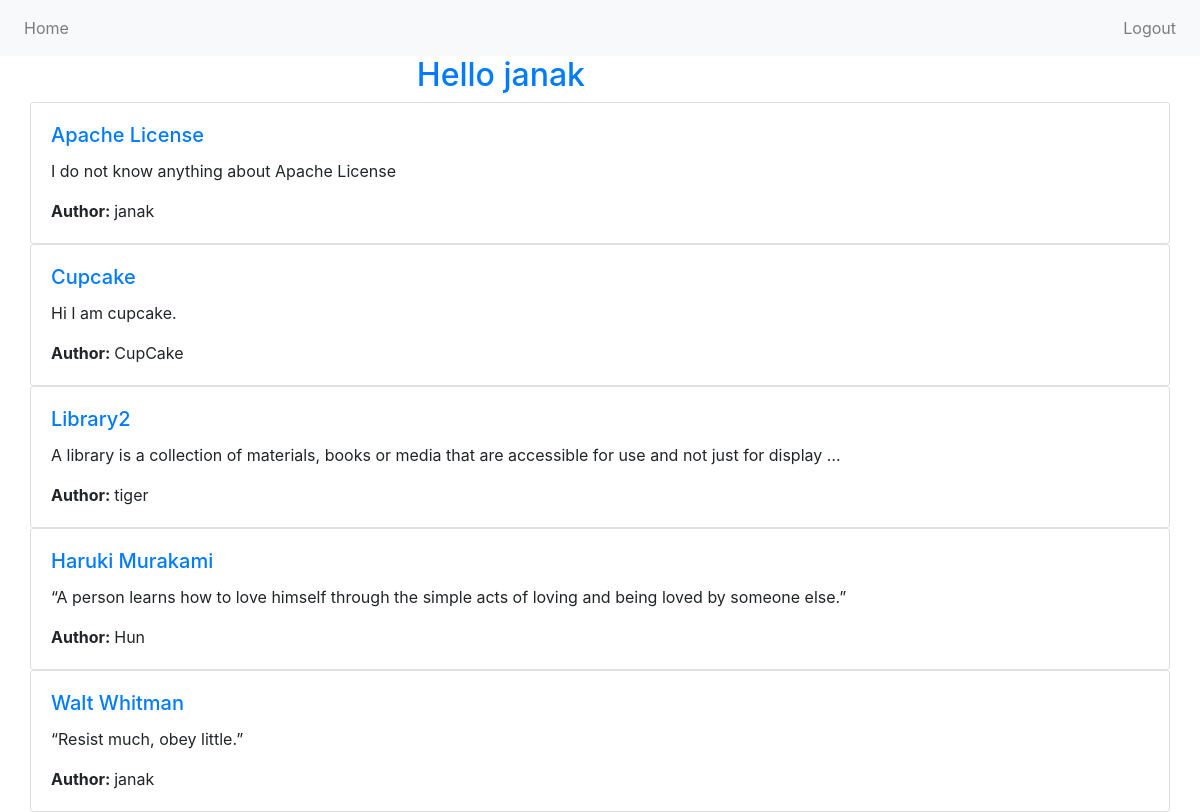
The app's page / (signed in) with its own data.
### blog/models.py (models this page shows, shortened)
class Post(models.Model):
    title = models.CharField(max_length=200)
    author = models.ForeignKey("auth.User",on_delete=models.CASCADE,)
    body = models.TextField()

### blog/views.py (the view)
# urls.py: path("",BlogListView.as_view(),name="home"),
class BlogListView(ListView):
    model = Post
    template_name = "home.html"

### templates/home.html
{% extends "base.html" %}
{% block content %}
    <div class="container">
        <div class="row row-cols-1 row-cols-md3 g-4">
            {% for post in post_list %}
                    <div class="card">
                        <div class="card-body">
                            <h5 class="card-title fw-bold">
                                <a href="{% url 'post_detail' post.pk %}">{{post.title}}</a>
                            </h5>
                            <p class="card-text">{{post.body|truncatewords:20 }}</p>
                            <p class="card-text"><strong>Author: </strong>{{post.author}}</p>
                        </div>
                    </div>
            {% endfor %}
        </div>
    </div>
{% endblock content %}

### templates/base.html (shortened to what this page needs)
<!DOCTYPE html>
{% load static %}
<html>
    <head>
        <link rel="stylesheet" href="https://maxcdn.bootstrapcdn.com/bootstrap/4.5.2/css/bootstrap.min.css">
    </head>
    <body>
        <nav class="navbar navbar-expand-lg navbar-light bg-light">
            <div class="collapse navbar-collapse" id="navbarNav">
                <ul class="navbar-nav">
                    <li class="nav-item">
                        <a class="nav-link" href="{% url 'home'%}">Home</a>
                    </li>
                </ul>
            </div>
            <div class="navbar-nav ml-auto">
                <ul class="navbar-nav">
                    {% if user.is_authenticated %}
                    <li class="nav-item">
                        <a class="nav-item nav-link" href="{% url 'logout'%}">Logout</a>
                    </li>
                    {% endif %}
                </ul>
            </div>
        </nav>
        {% if user.is_authenticated %}
        <div class="col-md-6">
            <h2 class="text-right text-primary">Hello {{request.user}}</h2>
        </div>
        {% endif %}
            {% block content %}
            {% endblock content %}
    </body>
</html>

### records on screen
Post: title "Apache License", body "I do not know anything about Apache License", author "janak"
Post: title "Cupcake", body "Hi I am cupcake.", author "CupCake"
Post: title "Library2", body "A library is a collection of materials, books or media that are accessible for use and not just for display …", author "tiger"
Post: title "Haruki Murakami", body "“A person learns how to love himself through the simple acts of loving and being loved by someone else.”", author "Hun"
Post: title "Walt Whitman", body "“Resist much, obey little.”", author "janak"

### other values on screen
{{ request.user }} "janak"
